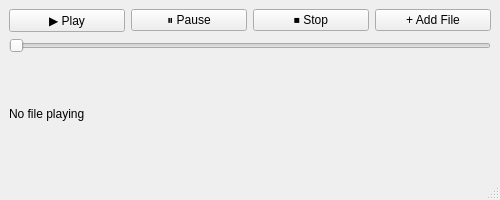
<?xml version="1.0" encoding="UTF-8"?>
<ui version="4.0">
 <class>SimpleMediaPlayer</class>
 <widget class="QMainWindow" name="SimpleMediaPlayer">
  <property name="geometry">
   <rect>
    <x>300</x>
    <y>300</y>
    <width>500</width>
    <height>200</height>
   </rect>
  </property>
  <property name="windowTitle">
   <string>Simple Media Player</string>
  </property>
  <widget class="QWidget" name="centralwidget">
   <layout class="QVBoxLayout" name="verticalLayout">
    <item>
     <layout class="QHBoxLayout" name="btn_layout">
      <item>
       <widget class="QPushButton" name="play_btn">
        <property name="text">
         <string>▶ Play</string>
        </property>
       </widget>
      </item>
      <item>
       <widget class="QPushButton" name="pause_btn">
        <property name="text">
         <string>⏸ Pause</string>
        </property>
       </widget>
      </item>
      <item>
       <widget class="QPushButton" name="stop_btn">
        <property name="text">
         <string>⏹ Stop</string>
        </property>
       </widget>
      </item>
      <item>
       <widget class="QPushButton" name="add_btn">
        <property name="text">
         <string>+ Add File</string>
        </property>
       </widget>
      </item>
     </layout>
    </item>
    <item>
     <widget class="QSlider" name="slider">
      <property name="orientation">
       <enum>Qt::Horizontal</enum>
      </property>
     </widget>
    </item>
    <item>
     <widget class="QLabel" name="current_label">
      <property name="text">
       <string>No file playing</string>
      </property>
      <property name="alignment">
       <set>Qt::AlignLeading|Qt::AlignLeft|Qt::AlignVCenter</set>
      </property>
     </widget>
    </item>
   </layout>
  </widget>
  <widget class="QStatusBar" name="statusbar"/>
 </widget>
 <resources/>
 <connections/>
</ui>
